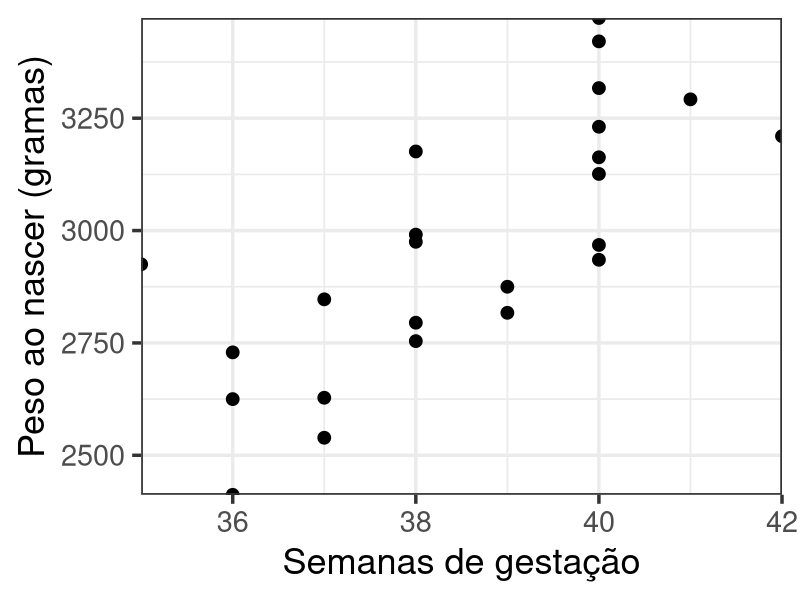
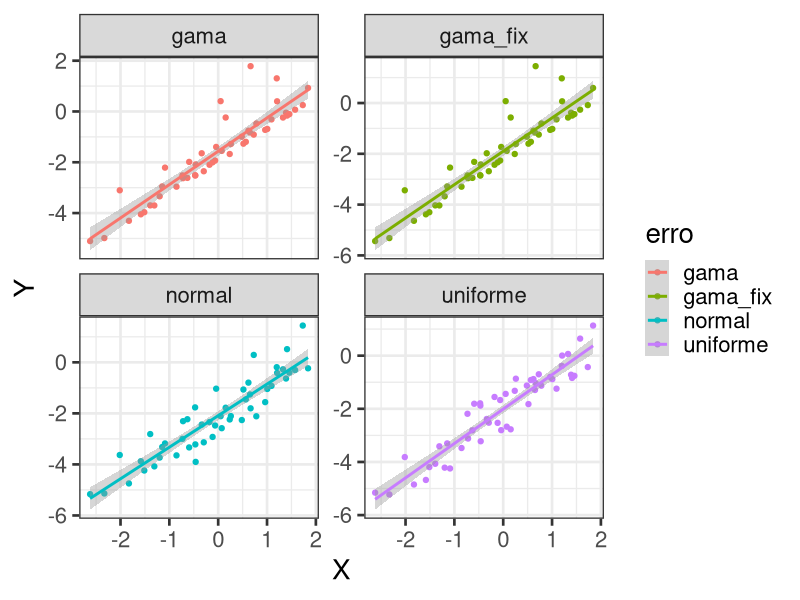
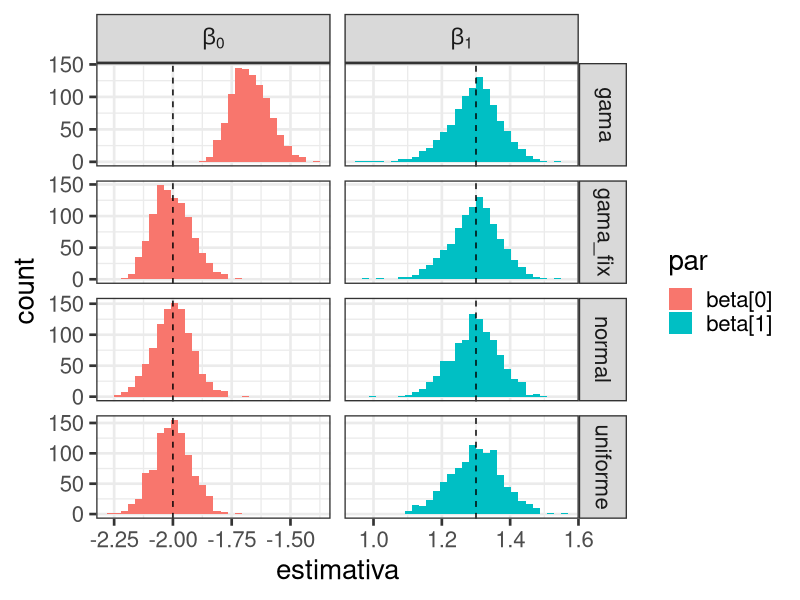

Reproduce these figures in R, in order.
## ---- chunk 1
#| echo: false
#| warning: false
#| label: fig-baby1
#| fig-cap: "Peso ao nascer _vs_ semanas de gestação para $n=24$ bebês."
#| fig-width: 14
#| fig-height: 8
library(ggplot2)

birthweight <- read.csv("../data/birthweight.csv")

ggplot(birthweight,
       aes(x = age, y = weight)) +
  geom_point(size = 4) +
  scale_x_continuous("Semanas de gestação",
                     expand = c(0, 0)) +
  scale_y_continuous("Peso ao nascer (gramas)",
                     expand = c(0, 0)) +
  # geom_smooth(method = "lm") +
  # facet_wrap(.~erro, scales = "free_y") +
  theme_bw(base_size = 26)
## ---- chunk 2
#| echo: false
#| warning: false
gera_dados <- function(b0, b1, X){
  
  N <- length(X)
  
  e1 <- runif(N, -1, 1)
  e2 <- rnorm(N, sd = sqrt(0.33))
  e3 <- rgamma(N, shape = 1/3, rate = 1)
  e3.tilde <- e3  - 1/3
  
  Xmat <- matrix(cbind(rep(1, N), X), ncol = 2)
  betas <- c(b0, b1)
  
  linpred <- Xmat %*% betas
  
  Y1 <- linpred + e1
  Y2 <- linpred + e2
  Y3 <- linpred + e3
  Y3.tilde <- linpred + e3.tilde
  
  
  D1 <- data.frame(X = X, Y = Y1, erro = "uniforme")
  D2 <- data.frame(X = X, Y = Y2, erro = "normal")
  D3 <- data.frame(X = X, Y = Y3, erro = "gama")
  D3.tilde <- data.frame(X = X, Y = Y3.tilde, erro = "gama_fix")
  
  dados <- do.call(rbind, list(D1, D2, D3, D3.tilde))
  
  return(dados)
}
ajusta <- function(dados){
  spp <- split(dados, dados$erro)
  fits <- lapply(spp, function(dd){
    fit <- lm(Y~X, dd)
    out <- data.frame(
      par = c("beta_0", "beta_1"),
      estimativa = as.numeric(coef(fit)),
      erro = dd$erro[1]
    )
  })
  res <- do.call(rbind, fits)
  rownames(res) <- NULL
  return(res)
}
## ---- chunk 3
library(ggplot2)
beta0 <- -2
beta1 <- 1.3
Nobs <- 50
X <- rnorm(Nobs) ## gerando a covariada
## ---- chunk 4
#| echo: false
#| warning: false
#| label: fig-regexample
#| fig-cap: "Regressão sob diversos modelos para erros."
#| fig-width: 14
#| fig-height: 8

ex1 <- gera_dados(b0 = beta0, b1 = beta1, X = X)

ggplot(ex1, aes(x = X, y = Y, colour = erro)) +
  geom_point() +
  geom_smooth(method = "lm") +
  facet_wrap(.~erro, scales = "free_y") +
  theme_bw(base_size = 20)
## ---- chunk 5
#| echo: false
#| warning: false
#| label: fig-regsimu
#| fig-cap: "Distribuição amostral dos coeficientes sob diversos modelos para erros. A linha pontilhada vertical marca os valores 'verdadeiros'."
#| fig-width: 14
#| fig-height: 8
#| cache: false
M <- 1000

simu <- lapply(1:M,
               function(i) gera_dados(b0 = beta0,
                                      b1 = beta1,
                                      X = X))

ests <- do.call(rbind,
                lapply(simu, ajusta))

plvl <- c(expression(beta[0]), 
          expression(beta[1]))

ests$par <- as.factor(ests$par)
levels(ests$par) <- plvl

true.pars <- data.frame(par = unique(ests$par),
                        value = c(beta0, beta1))

ggplot(ests, 
       aes(x = estimativa, fill = par)) +
  geom_histogram() +
  geom_vline(data = true.pars,
             aes(xintercept = value),
             linetype = "dashed") +
  facet_grid(erro~par,
             scales = "free",
             labeller = label_parsed) +
  theme_bw(base_size = 20)
## ---- chunk 6
aggregate(estimativa~erro+par, ests, mean)

